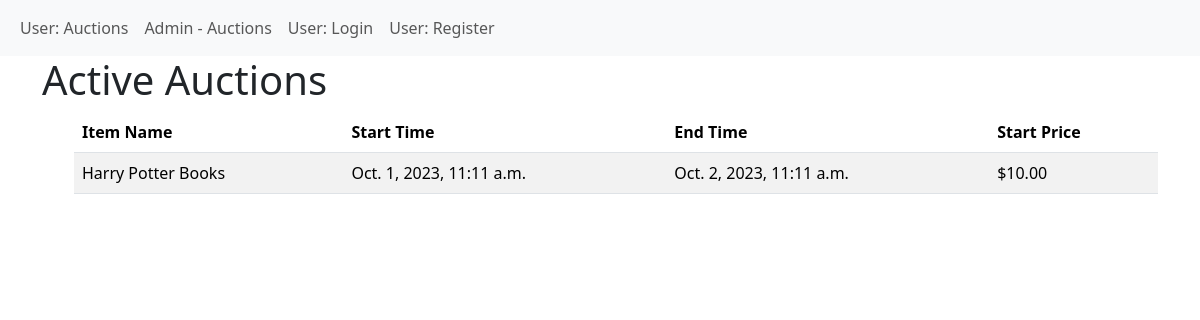
The app's page /auction/home/ with its own data.
### auction/models.py (models this page shows, shortened)
class Auction(models.Model):
    start_time = models.DateTimeField()
    end_time = models.DateTimeField()
    start_price = models.DecimalField(max_digits=10, decimal_places=2)
    item_name = models.CharField(max_length=255)
    user = models.ForeignKey(User, on_delete=models.CASCADE, related_name='auctions_created')
    winner = models.ForeignKey(User, on_delete=models.SET_NULL, null=True, blank=True, related_name='auctions_won')
    is_active = models.BooleanField(default=True)

### auction/views.py (the view)
# urls.py: path('home/', views.home, name='home'),
def home(request):
    active_auctions = Auction.objects.filter(end_time__gt=timezone.now())
    return render(request, 'auction/index.html', {'active_auctions': active_auctions})

### auction/templates/auction/index.html (shortened to what this page needs)
{% extends "base.html" %}
{% block content %}
    <h1>Active Auctions</h1>
    <ul>
        <table class="table table-striped">
            <thead>
                <tr>
                    <th>Item Name</th>
                    <th>Start Time</th>
                    <th>End Time</th>
                    <th>Start Price</th>
                </tr>
            </thead>
            <tbody>
                {% for auction in active_auctions %}
                    <tr>
                        <td>{{ auction.item_name }}</td>
                        <td>{{ auction.start_time }}</td>
                        <td>{{ auction.end_time }}</td>
                        <td>${{ auction.start_price }}</td>
                    </tr>
                {% endfor %}
            </tbody>
        </table>
    </ul>
{% endblock %}

### records on screen
Auction: item_name "Harry Potter Books", start_time "Oct. 1, 2023, 11:11 a.m.", end_time "Oct. 2, 2023, 11:11 a.m.", start_price "10.00"
